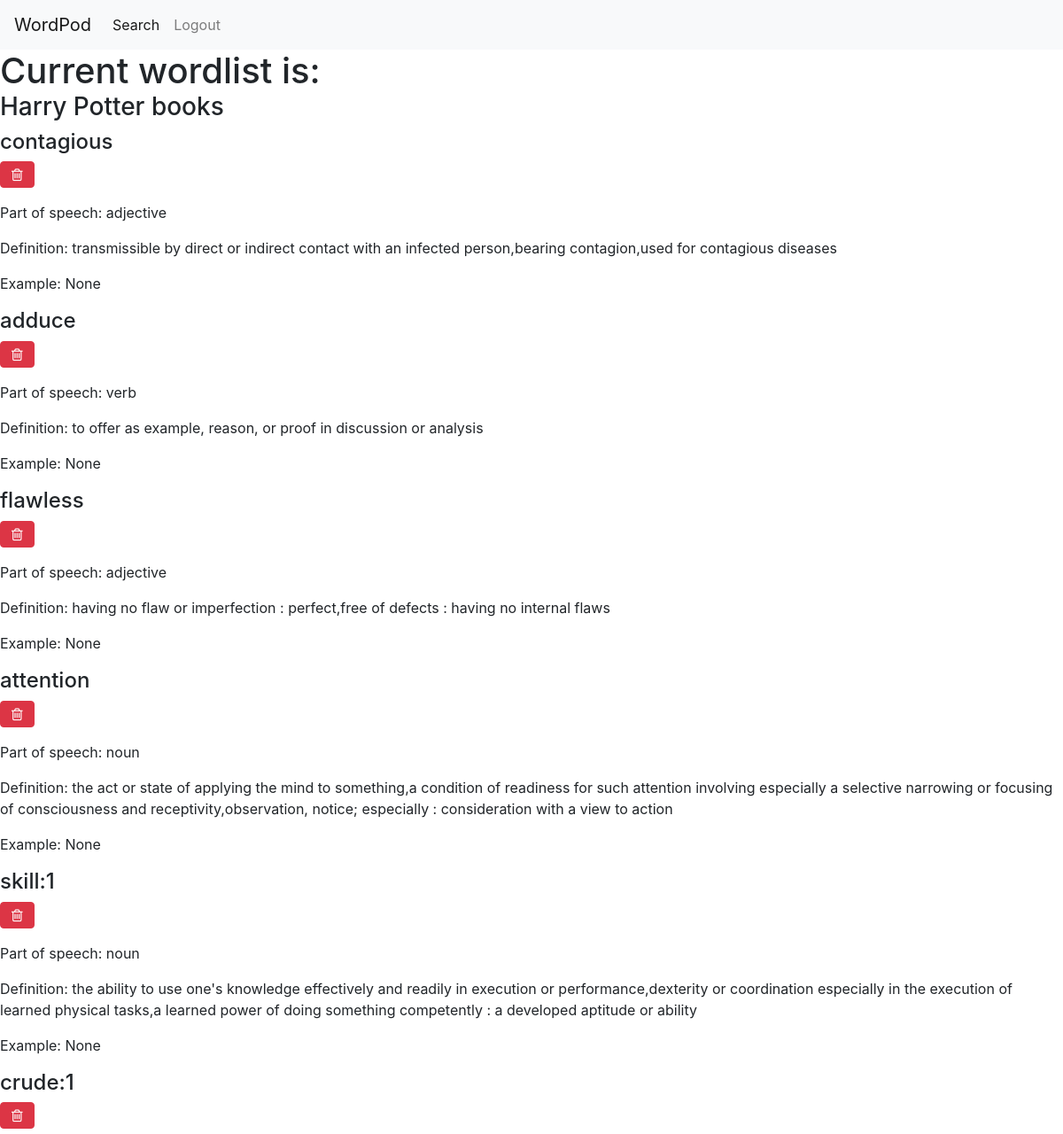
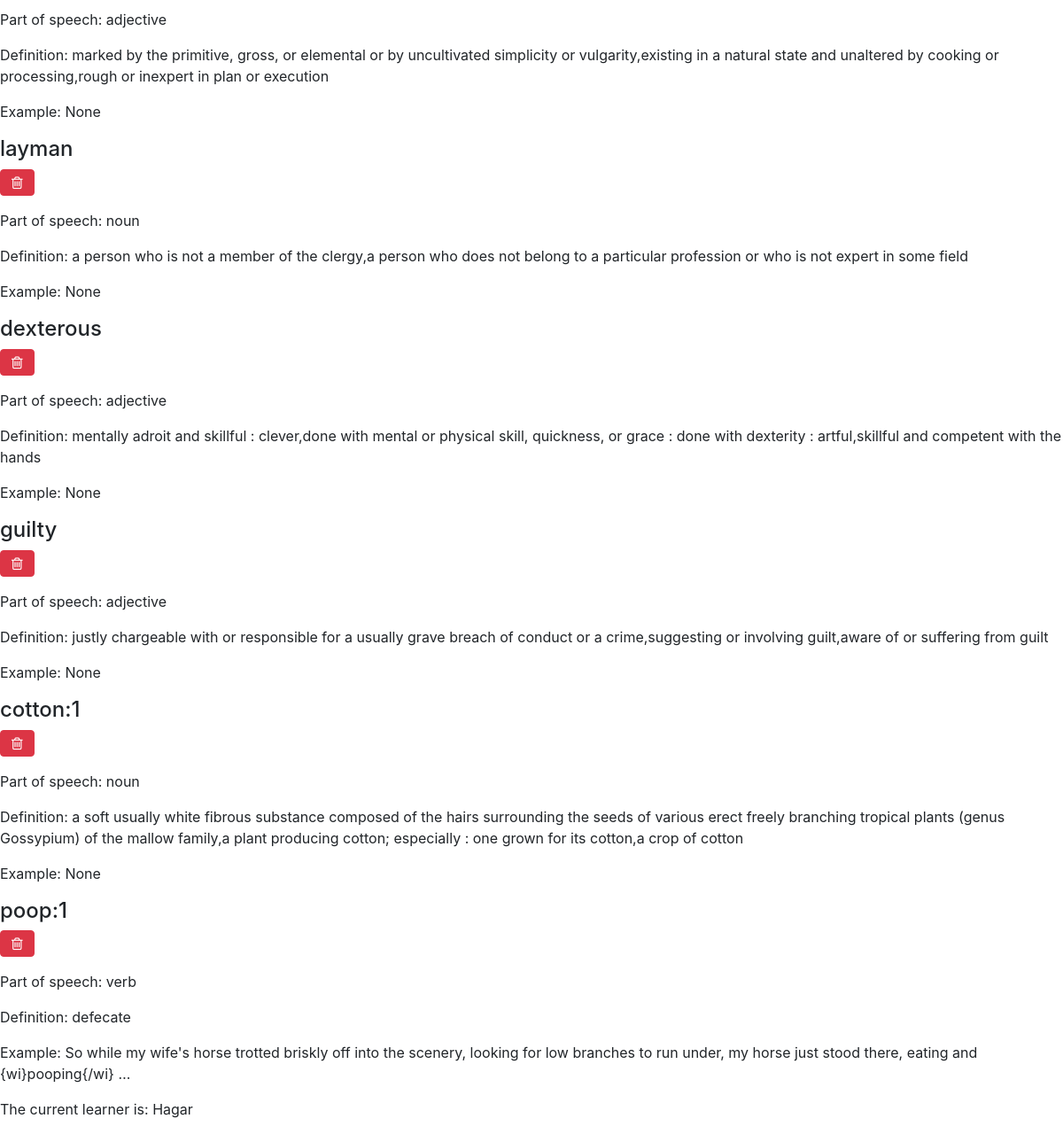
Page /index/7 (signed in) on the committed database (2 pictures, top to bottom).
### app/models.py (models this page shows, shortened)
class Wordlist(db.Model):
    id=db.Column(db.Integer, primary_key=True)
    title=db.Column(db.String(64), index=True, nullable=False)
    timestamp=db.Column(db.DateTime, index=True, default=datetime.utcnow)
    user_id=db.Column(db.Integer, db.ForeignKey('user.id'))

class Word(db.Model):
    id=db.Column(db.Integer, primary_key=True)
    name=db.Column(db.String(64), index=True)
    part=db.Column(db.String(64))
    definition=db.Column(db.String(128))
    example1=db.Column(db.String(128), nullable=True)
    wordlists = db.relationship('Wordlist', secondary=wordlist_word, backref='words', lazy= 'dynamic')
    def __repr__(self):
        return self.name

class User(UserMixin, db.Model):
    id=db.Column(db.Integer, primary_key=True)
    username=db.Column(db.String(64), index=True, unique=True)
    email=db.Column(db.String(120), index=True, unique=True)
    password_hash=db.Column(db.String(128))
    wordlists=db.relationship('Wordlist', backref='learner', lazy='dynamic')
    def __repr__(self):
        return self.username

### app/routes.py (the view)
@app.route('/index/<int:wordlist_id>', methods=["GET", "POST"])
@login_required
def wordlists(wordlist_id):
    wordlist = Wordlist.query.get_or_404(wordlist_id)
    wl_words = wordlist.words
    print(wl_words)
    if wordlist:
        return render_template('wordlist.html', title=wordlist.title, wordlist=wordlist, wl_words=wl_words)
    else:
        msg = 'No wordlists were found'
        return render_template('wordlist.html', msg=msg)

### app/models.py (called while the page is built)
@login.user_loader
def load_user(id):
    return User.query.get(int(id))

### app/templates/wordlist.html (shortened to what this page needs)
{% extends 'base.html' %}
{% block metacontent %}
<link rel="stylesheet" href="https://cdnjs.cloudflare.com/ajax/libs/font-awesome/4.7.0/css/font-awesome.min.css">
{% endblock %}
{% block content %}
    <h1 class="current-wordlist">Current wordlist is:</h1>
    <h3>{{ wordlist.title }}</h3>
    {% for word in wl_words %}
    <h4>{{ word }}</h4>
    <form action="{{url_for('delete_word', word_id=word.id)}}", method="POST">
        <button type="submit" class="btn btn-danger"><i class="fa fa-trash-o"></i></button>
    </form>
    <p>Part of speech: {{ word.part }}</p>
    <p>Definition: {{ word.definition }}</p>
    <p>Example: {{ word.example1 }}</p>
    {% endfor %}
    <p>The current learner is: {{ wordlist.learner }}</p>
{% endblock %}

### app/static/style.css (style rules this page uses)
.current-wordlist { display: inline; }

### rows in the picture
Wordlist: title "Harry Potter books"
Word: name "contagious", part "adjective", definition "transmissible by direct or indirect contact with an infected person,bearing contagion,used for contagious diseases", example1 "None"
Word: name "adduce", part "verb", definition "to offer as example, reason, or proof in discussion or analysis", example1 "None"
Word: name "flawless", part "adjective", definition "having no flaw or imperfection : perfect,free of defects : having no internal flaws", example1 "None"
Word: name "attention", part "noun", definition "the act or state of applying the mind to something,a condition of readiness for such attention involving especially a selective narrowing or focusing of consciousness and receptivity,observation, notice; especially : consideration with a view to action", example1 "None"
Word: name "skill:1", part "noun", definition "the ability to use one's knowledge effectively and readily in execution or performance,dexterity or coordination especially in the execution of learned physical tasks,a learned power of doing something competently : a developed aptitude or ability", example1 "None"
Word: name "crude:1", part "adjective", definition "marked by the primitive, gross, or elemental or by uncultivated simplicity or vulgarity,existing in a natural state and unaltered by cooking or processing,rough or inexpert in plan or execution", example1 "None"
Word: name "layman", part "noun", definition "a person who is not a member of the clergy,a person who does not belong to a particular profession or who is not expert in some field", example1 "None"
Word: name "dexterous", part "adjective", definition "mentally adroit and skillful : clever,done with mental or physical skill, quickness, or grace : done with dexterity : artful,skillful and competent with the hands", example1 "None"
Word: name "guilty", part "adjective", definition "justly chargeable with or responsible for a usually grave breach of conduct or a crime,suggesting or involving guilt,aware of or suffering from guilt", example1 "None"
Word: name "cotton:1", part "noun", definition "a soft usually white fibrous substance composed of the hairs surrounding the seeds of various erect freely branching tropical plants (genus Gossypium) of the mallow family,a plant producing cotton; especially : one grown for its cotton,a crop of cotton", example1 "None"
Word: name "poop:1", part "verb", definition "defecate", example1 "So while my wife's horse trotted briskly off into the scenery, looking for low branches to run under, my horse just stood there, eating and {wi}pooping{/wi} …"
User: learner "Hagar"
